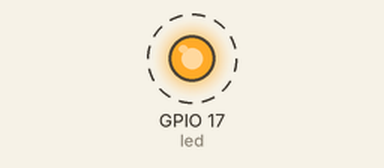
Simulated run of this program. Board: Raspberry Pi (BCM pin numbers). Shown: output pins drawn as LEDs (lit = HIGH). Dashed ring = blinking. What the program prints to the terminal is not drawn.

Above: at 0.5 s.
Timing chart, 0 to 4.6 s (numbered marks = the images above):
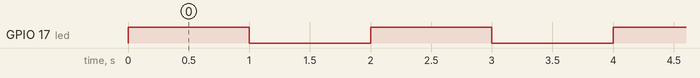

Measured:
- by itself, GPIO 17 (led): alternates HIGH for 1.0 s and LOW for 1.0 s

The program:

hello_world_3.py
```python
import RPi.GPIO as GPIO
import led as Led

led = 17
delay = 1

def setup():

    GPIO.setwarnings(False)
    GPIO.setmode(GPIO.BCM)
    GPIO.setup(led, GPIO.OUT)

setup()

try:

    while True:

        Led.blink(led, delay)

except KeyboardInterrupt:

    GPIO.cleanup()
```

led.py
```python
import RPi.GPIO as GPIO
import time

def blink( pin, delay ):

    on(pin)
    time.sleep(delay)
    off(pin)
    time.sleep(delay)

def on(pin):

    GPIO.output(pin, GPIO.HIGH)
    print("Led on")

def off(pin):

    GPIO.output(pin, GPIO.LOW)
    print("Led off")
```
